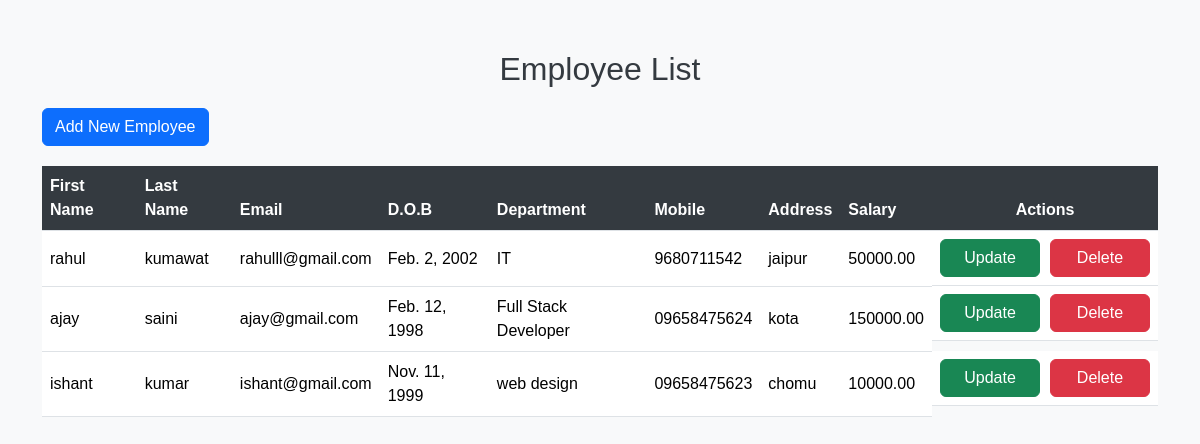
Page /employee_list/ on the committed database.
### apps/management/models.py (models this page shows)
class Employee(DateTimeModel):
    first_name = models.CharField(max_length=30)
    last_name = models.CharField(max_length=30)
    email = models.EmailField(null=True, max_length=30)
    dob = models.DateField(null=True)
    department = models.CharField(max_length=50)
    phone_number = models.CharField(max_length=15, null=True, blank=True)
    address = models.CharField(null=True, blank=True,max_length=40)
    salary = models.DecimalField(max_digits=10, decimal_places=2, null=True, blank=True)

### apps/management/views.py (the view)
# urls.py: path('employee_list/', EmployeeListView.as_view(), name='employee_list'),
class EmployeeListView(ListView):
    model = Employee
    template_name = "employelist.html"
    context_object_name = "employees"

### templates/employelist.html (shortened to what this page needs)
<!DOCTYPE html>
<html lang="en">
<head>
    <link href="https://cdn.jsdelivr.net/npm/bootstrap@5.3.3/dist/css/bootstrap.min.css" rel="stylesheet">
</head>
<body>
    <div class="container">
        <h2 class="text-center">Employee List</h2>
        <a href="{% url 'add_employee' %}" class="btn btn-primary">Add New Employee</a>
        <table class="table table-hover">
            <thead>
                <tr>
                    <th>First Name</th>
                    <th>Last Name</th>
                    <th>Email</th>
                    <th>D.O.B</th>
                    <th>Department</th>
                    <th>Mobile</th>
                    <th>Address</th>
                    <th>Salary</th>
                    <th class="text-center">Actions</th>
                </tr>
            </thead>
            <tbody>
                {% for employee in employees %}
                    <tr>
                        <td>{{ employee.first_name }}</td>
                        <td>{{ employee.last_name }}</td>
                        <td>{{ employee.email }}</td>
                        <td>{{ employee.dob }}</td>
                        <td>{{ employee.department }}</td>
                        <td>{{ employee.phone_number }}</td>
                        <td>{{ employee.address }}</td>
                        <td>{{ employee.salary }}</td>
                        <td class="btn-action">
                            <a class="btn btn-success" href="{% url 'employee_update' employee.id %}">Update</a>
                            <a class="btn btn-danger" href="{% url 'employee_delete' employee.id %}">Delete</a>
                        </td>
                    </tr>
                {% endfor %}
            </tbody>
        </table>
    </div>
</body>
</html>

### templates/employelist.html (style rules this page uses)
body { background-color: #f8f9fa; font-family: Arial, sans-serif; }
.container { margin-top: 50px; }
.table th { background-color: #343a40; color: white; }
.table td { vertical-align: middle; }
.btn-action { display: flex; justify-content: center; gap: 10px; }
.btn-action a { width: 100px; }
h2 { color: #343a40; margin-bottom: 20px; }
.btn-primary { margin-bottom: 20px; }

### rows in the picture
Employee: first_name "rahul", last_name "kumawat", email "rahulll@gmail.com", dob "Feb. 2, 2002", department "IT", phone_number "9680711542", address "jaipur", salary "50000.00"
Employee: first_name "ajay", last_name "saini", email "ajay@gmail.com", dob "Feb. 12, 1998", department "Full Stack Developer", phone_number "09658475624", address "kota", salary "150000.00"
Employee: first_name "ishant", last_name "kumar", email "ishant@gmail.com", dob "Nov. 11, 1999", department "web design", phone_number "09658475623", address "chomu", salary "10000.00"
